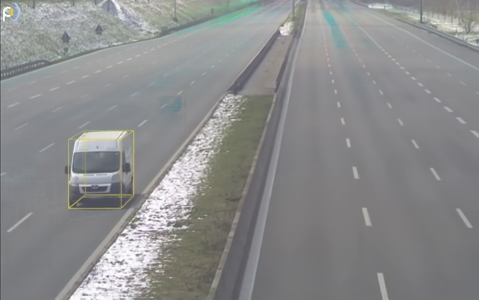
#> input picture apps/desktop/electron/demo-incident/measure/data/br_bg.png, 479 x 300 px, found by its file name
$ python dashes.py
#> lines starting #> are read from the running program, lines starting #| are printed output that depends on the picture; after the words box and inside, x2 and y2 are one past the last pixel; in counts of white or black regions, pixels touching at a corner belong together
import cv2, numpy as np, json
bg = cv2.imread("br_bg.png")
#> bg is the input picture: shape (300, 479, 3); mean B, G, R 140.4, 139.9, 139.3
hsv = cv2.cvtColor(bg, cv2.COLOR_BGR2HSV)
#> hsv: shape (300, 479, 3); mean H, S, V 99.2, 10.8, 142.7
gray = cv2.cvtColor(bg, cv2.COLOR_BGR2GRAY).astype(np.int16)
local = cv2.blur(gray, (15, 15))
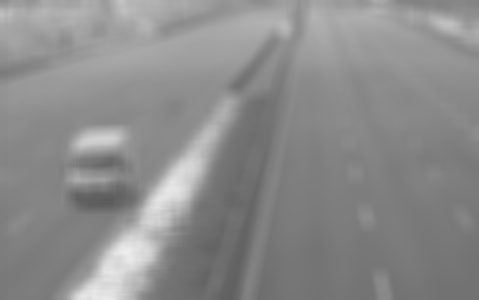
#> local: shape (300, 479) int16; min 90, max 237, mean 139.9
mask = ((gray - local > 18) & (hsv[..., 1] < 40)).astype(np.uint8)
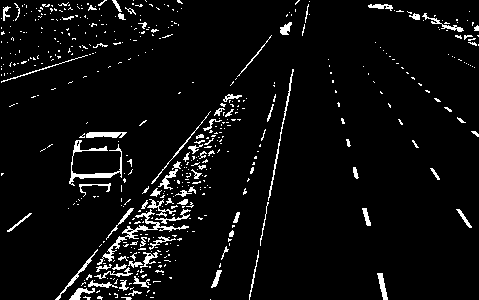
#> mask: shape (300, 479); values 0 (black) and 1 (white), 5.2% white in thin lines or dots
mask[:40] = 0  # sky/scenery
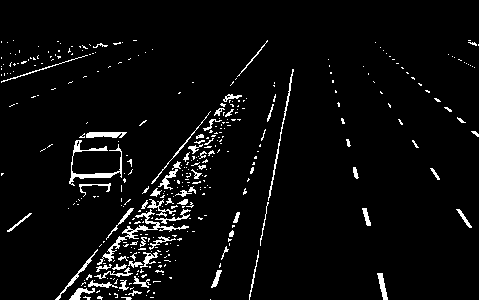
#> mask: shape (300, 479); values 0 (black) and 1 (white), 4.4% white in thin lines or dots, all inside (x1, y1, x2, y2) = (1, 40, 479, 300)
n, lab, stats, cent = cv2.connectedComponentsWithStats(mask, 8)
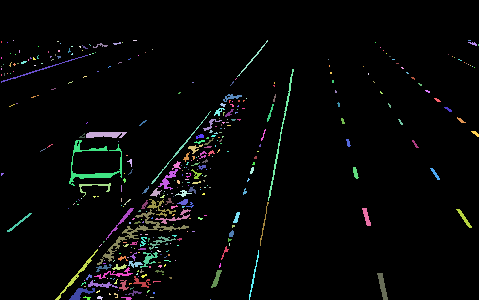
#> lab: shape (300, 479) int32; 384 distinct labels, from 0 to 383; one colour per label, 0 black
#> n = 384; stats = 384 rows, first 6: [0, 0, 479, 300, 137384], [1, 41, 1, 2, 2], [13, 40, 1, 1, 1], [57, 41, 2, 1, 2], [133, 40, 4, 1, 4], [237, 40, 31, 37, 64]; cent = 384 pairs, first value 1 to 478, second value 40 to 299
out = []
vis = cv2.resize(bg, None, fx=2, fy=2, interpolation=cv2.INTER_CUBIC)
for i in range(1, n):
    x, y, w, h, a = stats[i]
    if a < 4 or a > 600: continue
    ys, xs = np.where(lab == i)
    # endpoints along the blob's principal axis
    pts = np.stack([xs, ys], 1).astype(float); c = pts.mean(0)
    u, s, vt = np.linalg.svd(pts - c, full_matrices=False); d = vt[0]
    proj = (pts - c) @ d
    p0 = c + d * proj.min(); p1 = c + d * proj.max()
    if p0[1] > p1[1]: p0, p1 = p1, p0   # p0 = far (top), p1 = near (bottom)
    elong = s[0] / max(s[1], 1e-6)
    if elong < 2.0: continue
    k = len(out)
    out.append({"id": k, "far": [round(p0[0], 1), round(p0[1], 1)], "near": [round(p1[0], 1), round(p1[1], 1)], "area": int(a)})
    cv2.line(vis, tuple(int(v * 2) for v in p0), tuple(int(v * 2) for v in p1), (0, 0, 255), 2)
    cv2.putText(vis, str(k), (int(c[0] * 2) + 6, int(c[1] * 2)), cv2.FONT_HERSHEY_SIMPLEX, 0.45, (0, 255, 255), 1)
#> this loop made 383 passes
#> (x, y, w, h, a, ys, xs, pts) on passes 54, 60: (458, 59, 4, 2, 4, [59, 59, 60, 60], [458, 459, 460, 461], [[458, 59], [459, 59], [460, 60], [461, 60]]), (118, 62, 4, 2, 4, [62, 62, 62, 63], [119, 120, 121, 118], [[119, 62], [120, 62], [121, 62], [118, 63]])
#> (x, y, w, h, a, ys, xs, c) on passes 14, 21, 35, 43, 45, 56: (82, 45, 6, 4, 9, [45, 46, 46, 47, 47, 47, 48, 48, 48], [82, 83, 84, 83, 84, 85, 85, 86, 87], [84.33, 46.89]), (68, 48, 3, 5, 7, [48, 49, 50, 51, 51, 51, 52], [69, 69, 69, 68, 69, 70, 68], [68.86, 50.29]), (37, 55, 2, 4, 5, [55, 56, 57, 58, 58], [38, 37, 37, 37, 38], [37.4, 56.8]), (33, 57, 3, 3, 6, [57, 58, 58, 59, 59, 59], [33, 33, 34, 33, 34, 35], [33.67, 58.33]), (57, 56, 4, 3, 8, [56, 56, 56, 56, 57, 57, 57, 58], [57, 58, 59, 60, 58, 59, 60, 58], [58.62, 56.62]), (9, 62, 3, 5, 6, [62, 63, 64, 65, 65, 66], [11, 10, 10, 9, 10, 10], [10, 64.17])
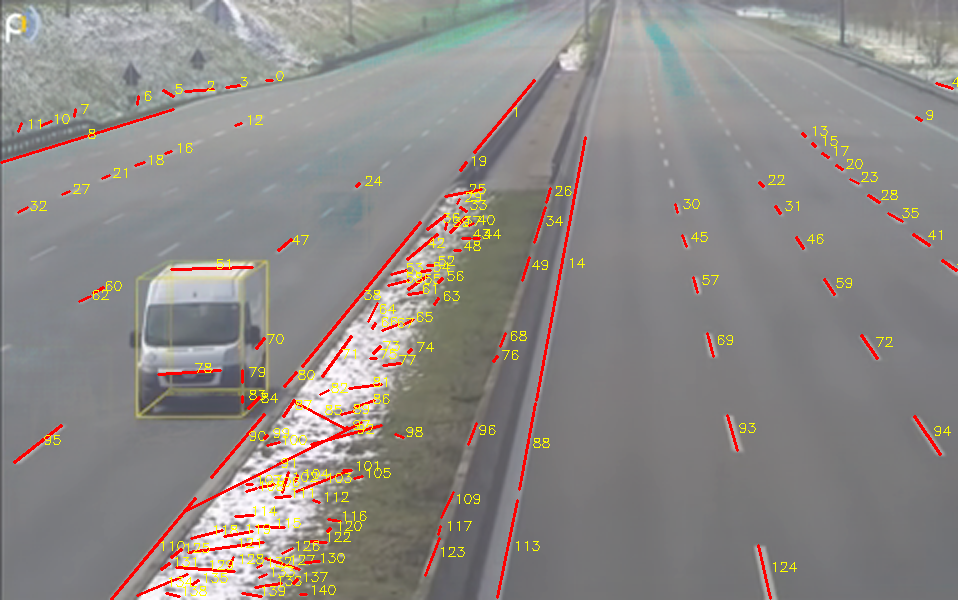
#> vis: shape (600, 958, 3); mean B, G, R 135.2, 137.6, 141.9
json.dump(out, open("dashes.json", "w"))
cv2.imwrite("dashes_vis.png", vis)
print(len(out))
#| 141
